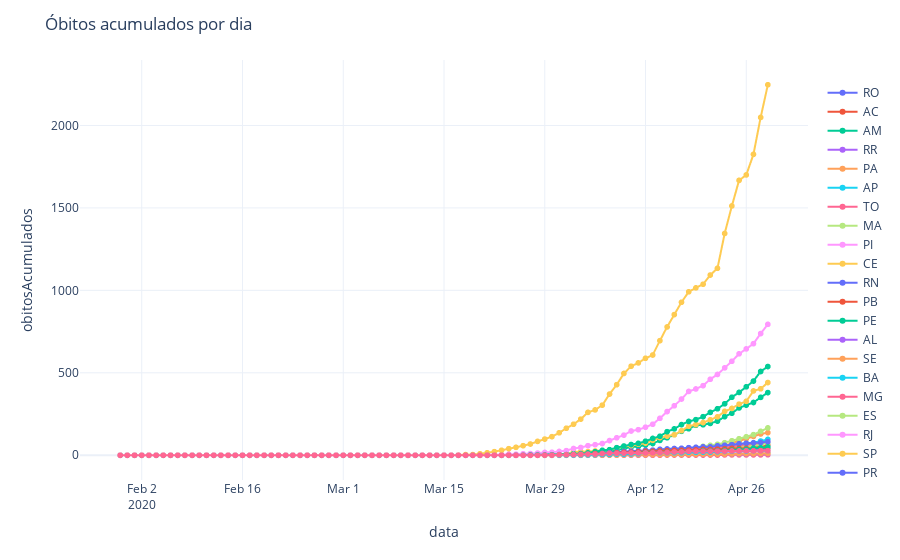

Write notebook code for a chart like this one.
### Code cell
fig = px.line(dadoslimpo, x='data', y='obitosAcumulados',color="sigla",line_group="sigla", hover_name="sigla", text='obitosAcumulados')
fig.update_layout(title='Óbitos acumulados por dia',legend_title='<b> </b>',
                   
                   showlegend=True, template="plotly_white",direction='clockwise',)
fig.show()
plotly.offline.plot(fig, filename='HTML/ObitosAcumuladoEstadosDia.html', auto_open=False)
